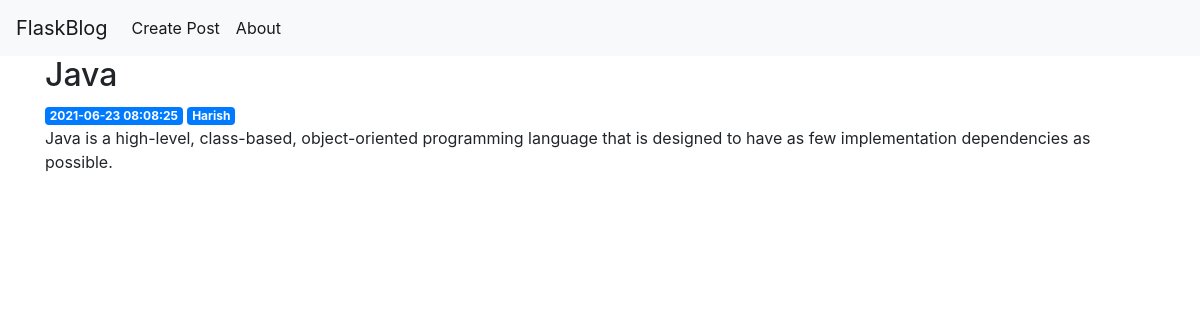
/4, run on the app's committed database.
### tables this page shows
CREATE TABLE posts(
id INTEGER PRIMARY KEY AUTOINCREMENT,
created TIMESTAMP NOT NULL DEFAULT CURRENT_TIMESTAMP,
title TEXT NOT NULL,
author varchar(50),
content TEXT NOT NULL
);

### app.py (the view)
@app.route("/<int:id>")
def post(id):
    data = getpost(id)
    return render_template("post.html", post = data)

### app.py (called while the page is built)
def connectdb():
    conn = sqlite3.connect('blog.db')
    conn.row_factory = sqlite3.Row
    return conn

def getpost(id):
    conn = connectdb()
    post = conn.execute(f"Select * from posts where id = {id}").fetchone()
    conn.close()
    if post is None:
        abort(404)
    return post

### templates/post.html
{% extends 'base.html' %}
{% block content %}
    <h2>{% block title %} {{ post['title'] }} {% endblock %}</h2>
    <span class="badge badge-primary">{{ post['created'] }}</span>
    <span class="badge badge-primary">{{ post['Author'] }}</span>
    <p>{{ post['content'] }}</p>
{% endblock %}

### data on the page
posts: title "Java", created "2021-06-23 08:08:25", Author "Harish", content "Java is a high-level, class-based, object-oriented programming language that is designed to have as few implementation dependencies as possible."
